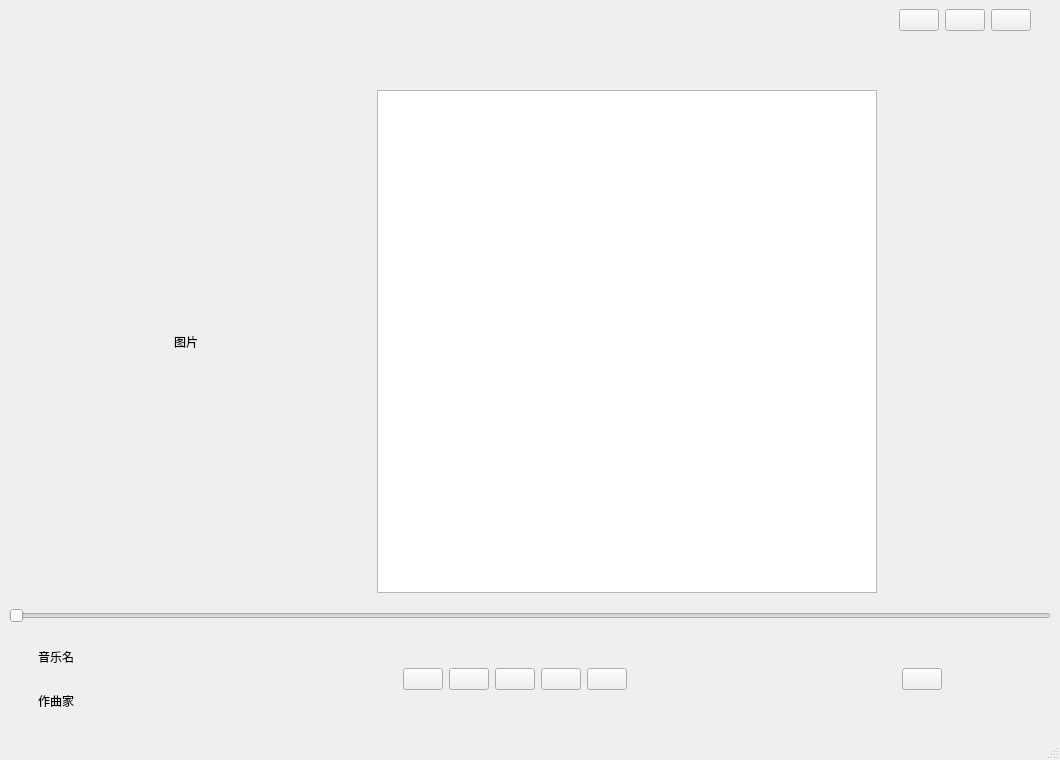
<?xml version="1.0" encoding="UTF-8"?>
<ui version="4.0">
 <class>MainWindow</class>
 <widget class="QMainWindow" name="MainWindow">
  <property name="geometry">
   <rect>
    <x>0</x>
    <y>0</y>
    <width>1060</width>
    <height>760</height>
   </rect>
  </property>
  <property name="minimumSize">
   <size>
    <width>1060</width>
    <height>760</height>
   </size>
  </property>
  <property name="windowTitle">
   <string>MainWindow</string>
  </property>
  <widget class="QWidget" name="centralwidget">
   <layout class="QGridLayout" name="gridLayout_4">
    <item row="2" column="0">
     <layout class="QGridLayout" name="gridLayout_3">
      <item row="0" column="1">
       <spacer name="verticalSpacer">
        <property name="orientation">
         <enum>Qt::Orientation::Vertical</enum>
        </property>
        <property name="sizeHint" stdset="0">
         <size>
          <width>20</width>
          <height>40</height>
         </size>
        </property>
       </spacer>
      </item>
      <item row="0" column="3" rowspan="3">
       <widget class="QWidget" name="Lyricswidget" native="true">
        <property name="minimumSize">
         <size>
          <width>500</width>
          <height>0</height>
         </size>
        </property>
        <layout class="QGridLayout" name="gridLayout_2">
         <item row="1" column="0">
          <widget class="QListWidget" name="lyricsListWidget">
           <property name="minimumSize">
            <size>
             <width>500</width>
             <height>0</height>
            </size>
           </property>
          </widget>
         </item>
        </layout>
       </widget>
      </item>
      <item row="1" column="0">
       <spacer name="horizontalSpacer">
        <property name="orientation">
         <enum>Qt::Orientation::Horizontal</enum>
        </property>
        <property name="sizeHint" stdset="0">
         <size>
          <width>40</width>
          <height>20</height>
         </size>
        </property>
       </spacer>
      </item>
      <item row="1" column="1">
       <widget class="QLabel" name="imagelabel">
        <property name="text">
         <string>图片</string>
        </property>
       </widget>
      </item>
      <item row="1" column="2">
       <spacer name="horizontalSpacer_4">
        <property name="orientation">
         <enum>Qt::Orientation::Horizontal</enum>
        </property>
        <property name="sizeHint" stdset="0">
         <size>
          <width>40</width>
          <height>20</height>
         </size>
        </property>
       </spacer>
      </item>
      <item row="2" column="1">
       <spacer name="verticalSpacer_2">
        <property name="orientation">
         <enum>Qt::Orientation::Vertical</enum>
        </property>
        <property name="sizeHint" stdset="0">
         <size>
          <width>20</width>
          <height>40</height>
         </size>
        </property>
       </spacer>
      </item>
      <item row="1" column="4">
       <spacer name="horizontalSpacer_5">
        <property name="orientation">
         <enum>Qt::Orientation::Horizontal</enum>
        </property>
        <property name="sizeHint" stdset="0">
         <size>
          <width>40</width>
          <height>20</height>
         </size>
        </property>
       </spacer>
      </item>
     </layout>
    </item>
    <item row="3" column="0">
     <layout class="QVBoxLayout" name="verticalLayout_4">
      <item>
       <widget class="QSlider" name="Slider">
        <property name="orientation">
         <enum>Qt::Orientation::Horizontal</enum>
        </property>
       </widget>
      </item>
      <item>
       <widget class="QWidget" name="Controlwidget" native="true">
        <property name="minimumSize">
         <size>
          <width>0</width>
          <height>100</height>
         </size>
        </property>
        <property name="maximumSize">
         <size>
          <width>16777215</width>
          <height>100</height>
         </size>
        </property>
        <layout class="QGridLayout" name="gridLayout_5">
         <item row="0" column="0">
          <spacer name="horizontalSpacer_3">
           <property name="orientation">
            <enum>Qt::Orientation::Horizontal</enum>
           </property>
           <property name="sizeType">
            <enum>QSizePolicy::Policy::Fixed</enum>
           </property>
           <property name="sizeHint" stdset="0">
            <size>
             <width>20</width>
             <height>20</height>
            </size>
           </property>
          </spacer>
         </item>
         <item row="0" column="1">
          <layout class="QVBoxLayout" name="verticalLayout">
           <item>
            <widget class="MarqueeLabel" name="namelabel">
             <property name="minimumSize">
              <size>
               <width>250</width>
               <height>0</height>
              </size>
             </property>
             <property name="maximumSize">
              <size>
               <width>250</width>
               <height>16777215</height>
              </size>
             </property>
             <property name="text">
              <string>音乐名</string>
             </property>
            </widget>
           </item>
           <item>
            <widget class="MarqueeLabel" name="artistlabel">
             <property name="minimumSize">
              <size>
               <width>250</width>
               <height>0</height>
              </size>
             </property>
             <property name="maximumSize">
              <size>
               <width>250</width>
               <height>16777215</height>
              </size>
             </property>
             <property name="text">
              <string>作曲家</string>
             </property>
            </widget>
           </item>
          </layout>
         </item>
         <item row="0" column="2">
          <widget class="QWidget" name="widget" native="true">
           <layout class="QGridLayout" name="gridLayout">
            <item row="0" column="1">
             <layout class="QHBoxLayout" name="horizontalLayout" stretch="0,0,2,0,1">
              <item>
               <widget class="QPushButton" name="modeButton">
                <property name="text">
                 <string/>
                </property>
               </widget>
              </item>
              <item>
               <widget class="QPushButton" name="prevButton">
                <property name="text">
                 <string/>
                </property>
               </widget>
              </item>
              <item>
               <widget class="QPushButton" name="playButton">
                <property name="text">
                 <string/>
                </property>
               </widget>
              </item>
              <item>
               <widget class="QPushButton" name="nextButton">
                <property name="text">
                 <string/>
                </property>
               </widget>
              </item>
              <item>
               <widget class="QPushButton" name="listButton">
                <property name="text">
                 <string/>
                </property>
               </widget>
              </item>
             </layout>
            </item>
            <item row="0" column="0">
             <spacer name="leftSpacer">
              <property name="orientation">
               <enum>Qt::Orientation::Horizontal</enum>
              </property>
              <property name="sizeType">
               <enum>QSizePolicy::Policy::Expanding</enum>
              </property>
              <property name="sizeHint" stdset="0">
               <size>
                <width>100</width>
                <height>20</height>
               </size>
              </property>
             </spacer>
            </item>
            <item row="0" column="2">
             <spacer name="rightSpacer">
              <property name="orientation">
               <enum>Qt::Orientation::Horizontal</enum>
              </property>
              <property name="sizeHint" stdset="0">
               <size>
                <width>180</width>
                <height>20</height>
               </size>
              </property>
             </spacer>
            </item>
           </layout>
          </widget>
         </item>
         <item row="0" column="3">
          <widget class="QWidget" name="toolWidget" native="true">
           <property name="minimumSize">
            <size>
             <width>200</width>
             <height>0</height>
            </size>
           </property>
           <property name="maximumSize">
            <size>
             <width>200</width>
             <height>16777215</height>
            </size>
           </property>
           <layout class="QHBoxLayout" name="horizontalLayout_5">
            <item>
             <spacer name="horizontalSpacer_10">
              <property name="orientation">
               <enum>Qt::Orientation::Horizontal</enum>
              </property>
              <property name="sizeHint" stdset="0">
               <size>
                <width>63</width>
                <height>20</height>
               </size>
              </property>
             </spacer>
            </item>
            <item>
             <widget class="QPushButton" name="moreButton">
              <property name="text">
               <string/>
              </property>
             </widget>
            </item>
            <item>
             <spacer name="horizontalSpacer_11">
              <property name="orientation">
               <enum>Qt::Orientation::Horizontal</enum>
              </property>
              <property name="sizeHint" stdset="0">
               <size>
                <width>62</width>
                <height>20</height>
               </size>
              </property>
             </spacer>
            </item>
           </layout>
          </widget>
         </item>
         <item row="0" column="4">
          <spacer name="horizontalSpacer_6">
           <property name="orientation">
            <enum>Qt::Orientation::Horizontal</enum>
           </property>
           <property name="sizeType">
            <enum>QSizePolicy::Policy::Fixed</enum>
           </property>
           <property name="sizeHint" stdset="0">
            <size>
             <width>20</width>
             <height>20</height>
            </size>
           </property>
          </spacer>
         </item>
        </layout>
       </widget>
      </item>
     </layout>
    </item>
    <item row="0" column="0">
     <layout class="QHBoxLayout" name="horizontalLayout_3">
      <item>
       <spacer name="horizontalSpacer_8">
        <property name="orientation">
         <enum>Qt::Orientation::Horizontal</enum>
        </property>
        <property name="sizeHint" stdset="0">
         <size>
          <width>40</width>
          <height>20</height>
         </size>
        </property>
       </spacer>
      </item>
      <item>
       <widget class="QPushButton" name="minimizeButton">
        <property name="text">
         <string/>
        </property>
       </widget>
      </item>
      <item>
       <widget class="QPushButton" name="maximizeButton">
        <property name="text">
         <string/>
        </property>
       </widget>
      </item>
      <item>
       <widget class="QPushButton" name="closeButton">
        <property name="maximumSize">
         <size>
          <width>2000</width>
          <height>2000</height>
         </size>
        </property>
        <property name="text">
         <string/>
        </property>
       </widget>
      </item>
      <item>
       <spacer name="horizontalSpacer_9">
        <property name="orientation">
         <enum>Qt::Orientation::Horizontal</enum>
        </property>
        <property name="sizeType">
         <enum>QSizePolicy::Policy::Fixed</enum>
        </property>
        <property name="sizeHint" stdset="0">
         <size>
          <width>20</width>
          <height>20</height>
         </size>
        </property>
       </spacer>
      </item>
     </layout>
    </item>
    <item row="1" column="0">
     <layout class="QHBoxLayout" name="horizontalLayout_4">
      <item>
       <spacer name="horizontalSpacer_2">
        <property name="orientation">
         <enum>Qt::Orientation::Horizontal</enum>
        </property>
        <property name="sizeHint" stdset="0">
         <size>
          <width>40</width>
          <height>20</height>
         </size>
        </property>
       </spacer>
      </item>
      <item>
       <widget class="QLabel" name="songnamelabel">
        <property name="minimumSize">
         <size>
          <width>400</width>
          <height>0</height>
         </size>
        </property>
        <property name="maximumSize">
         <size>
          <width>16777215</width>
          <height>16777215</height>
         </size>
        </property>
        <property name="font">
         <font>
          <family>Cooper</family>
          <pointsize>21</pointsize>
         </font>
        </property>
        <property name="text">
         <string/>
        </property>
       </widget>
      </item>
      <item>
       <spacer name="horizontalSpacer_7">
        <property name="orientation">
         <enum>Qt::Orientation::Horizontal</enum>
        </property>
        <property name="sizeHint" stdset="0">
         <size>
          <width>40</width>
          <height>20</height>
         </size>
        </property>
       </spacer>
      </item>
     </layout>
    </item>
   </layout>
  </widget>
  <widget class="QStatusBar" name="statusbar"/>
 </widget>
 <customwidgets>
  <customwidget>
   <class>MarqueeLabel</class>
   <extends>QLabel</extends>
   <header>marqueelabel.h</header>
  </customwidget>
 </customwidgets>
 <resources/>
 <connections/>
</ui>
